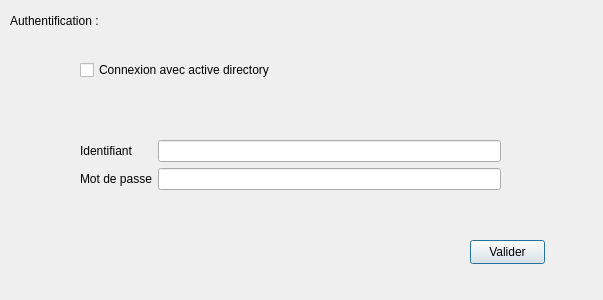
<?xml version="1.0" encoding="UTF-8"?>
<ui version="4.0">
 <class>dlg_Authentification</class>
 <widget class="QDialog" name="dlg_Authentification">
  <property name="geometry">
   <rect>
    <x>0</x>
    <y>0</y>
    <width>603</width>
    <height>300</height>
   </rect>
  </property>
  <property name="windowTitle">
   <string>Dialog</string>
  </property>
  <widget class="QLabel" name="label_3">
   <property name="geometry">
    <rect>
     <x>10</x>
     <y>10</y>
     <width>191</width>
     <height>21</height>
    </rect>
   </property>
   <property name="text">
    <string>Authentification :</string>
   </property>
   <property name="textFormat">
    <enum>Qt::AutoText</enum>
   </property>
  </widget>
  <widget class="QWidget" name="verticalLayoutWidget">
   <property name="geometry">
    <rect>
     <x>80</x>
     <y>60</y>
     <width>421</width>
     <height>130</height>
    </rect>
   </property>
   <layout class="QVBoxLayout" name="verticalLayout">
    <item>
     <widget class="QCheckBox" name="checkBox">
      <property name="text">
       <string>Connexion avec active directory</string>
      </property>
     </widget>
    </item>
    <item>
     <layout class="QGridLayout" name="gridLayout">
      <item row="2" column="0">
       <widget class="QLabel" name="label">
        <property name="text">
         <string>Identifiant</string>
        </property>
       </widget>
      </item>
      <item row="1" column="1">
       <widget class="QLabel" name="erreur">
        <property name="text">
         <string/>
        </property>
       </widget>
      </item>
      <item row="3" column="1">
       <widget class="QLineEdit" name="mot_de_passe"/>
      </item>
      <item row="2" column="1">
       <widget class="QLineEdit" name="indentifiant"/>
      </item>
      <item row="3" column="0">
       <widget class="QLabel" name="label_2">
        <property name="text">
         <string>Mot de passe</string>
        </property>
       </widget>
      </item>
     </layout>
    </item>
   </layout>
  </widget>
  <widget class="QPushButton" name="buton_Valider">
   <property name="geometry">
    <rect>
     <x>470</x>
     <y>240</y>
     <width>75</width>
     <height>24</height>
    </rect>
   </property>
   <property name="text">
    <string>Valider</string>
   </property>
  </widget>
 </widget>
 <resources/>
 <connections/>
</ui>
